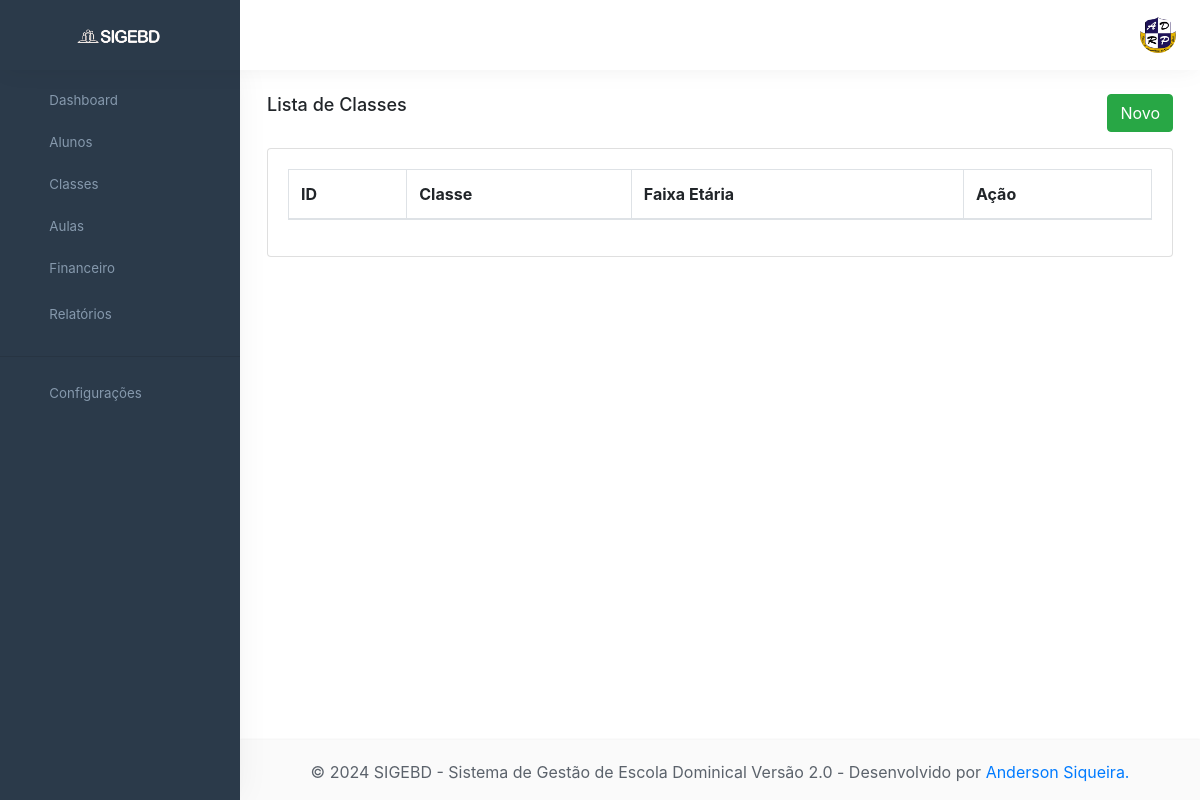
/Classe, run on an earlier commit of the app's database.
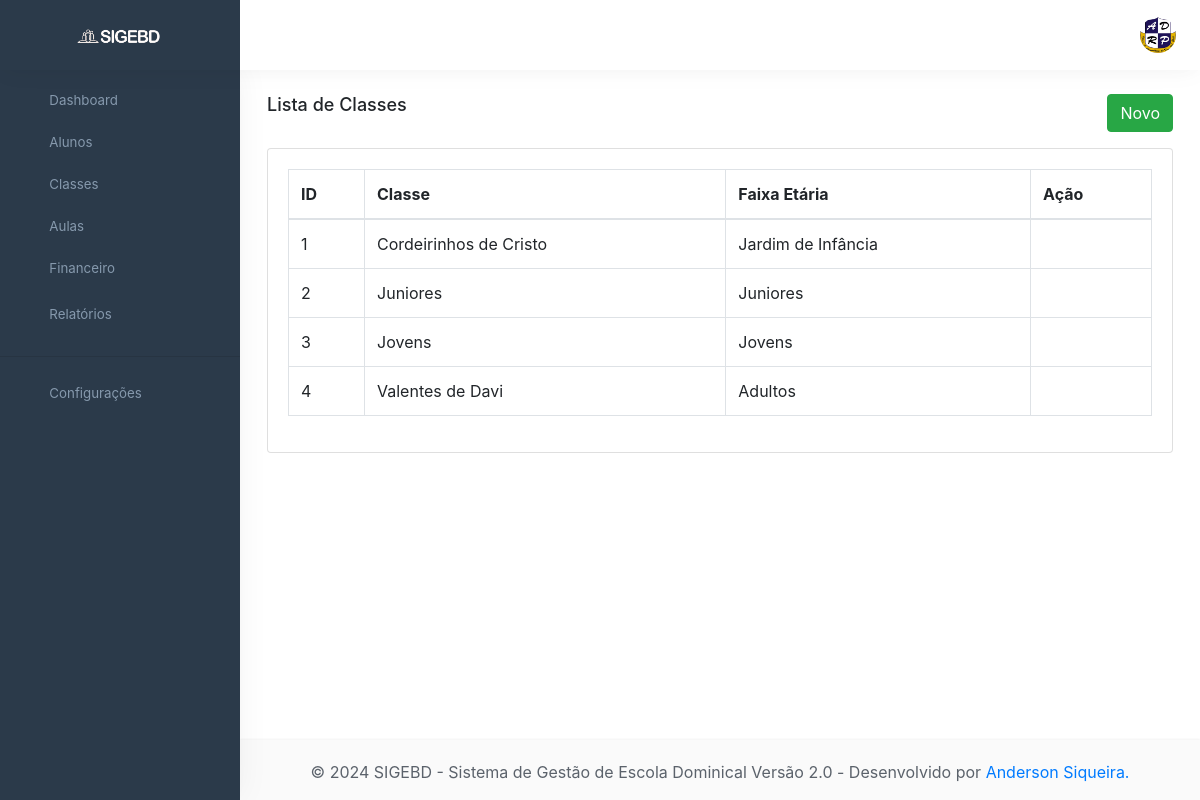
And on a later commit of the database.
### tables this page shows
CREATE TABLE `classe` (
  `id_classe` int(11) NOT NULL,
  `id_faixa_etaria` int(11) DEFAULT NULL,
  `classe` varchar(150) NOT NULL,
  `descricao` text DEFAULT NULL,
  `status` varchar(1) DEFAULT NULL,
  `data_cad` date DEFAULT curdate()
);

CREATE TABLE `faixa_etaria` (
  `id_faixa_etaria` int(11) NOT NULL,
  `faixa_etaria` varchar(150) NOT NULL,
  `status` varchar(1) NOT NULL,
  `data_cad` date DEFAULT curdate(),
  `dtahralteracao` datetime DEFAULT current_timestamp() ON UPDATE current_timestamp(),
  `usualteracao` int(11) DEFAULT NULL
);

### app/core/Controller.php (called while the page is built, shortened)
<?php
class Controller{
     public function load($viewName, $viewData=array()){
       extract($viewData);
       include "app/views/" . $viewName .".php";
   }
}

### app/controllers/ClasseController.php (called while the page is built, shortened)
<?php
class ClasseController extends Controller{
    public function index(){
        $dados["lista"] = Service::getRel(["classe", "faixa_etaria"],["joinCampo" =>"id_faixa_etaria"]);
        $dados["faixa_etaria"] = Service::lista("faixa_etaria");
        $dados["view"]  = "Classe/Index";
        $this->load("template", $dados);
    }
 }
?>

### app/core/Core.php (called while the page is built, shortened)
<?php
class Core{
    private $controller;
    private $metodo;
    private $parametros = array();
    public function run(){
       try {
           $c = new $controllerCorrente;
           call_user_func_array(array($c, $this->getMetodo()), $this->getParametros());
       } catch (ArgumentCountError $e) {
           throw new Exception("Erro na linha: " . $e->getLine() ." do arquivo " . $e->getFile() ." <br> O número de argumentos passados não corresponde ao esperado <br><br>" );
       }
    }
    public function verificaUri(){
        $url = filter_input(INPUT_GET, 'request');
        if($url!=""){
            $url = explode('/', $url);
            $this->controller = ucfirst($url[0]) ."Controller";
            array_shift($url);
            if(isset($url[0])){
                $this->metodo = $url[0];
                array_shift($url);
            }else{
                $this->metodo = METODO_PADRAO;
            }
        }else{
            $this->controller = ucfirst(CONTROLLER_PADRAO) ."Controller";
            $this->metodo = METODO_PADRAO;
        }
    }
    public function getMetodo() {
        if(method_exists(NAMESPACE_CONTROLLER .$this->controller, $this->metodo)){
            return $this->metodo;
        }else{
            throw new Exception("Método não encontrado",500);
        }
    }
    public function getParametros() {
        return $this->parametros;
    }
}

### app/core/Model.php (called while the page is built, shortened)
<?php
abstract class Model{
    public function __construct() {
        $this->db = Conexao::getConexao();
    }
    function findRel($conn, $tabelas, $condicoes = [], $campos = '*', $isLista = true) {
        try {
            $tabelasStr = implode(', ', $tabelas);
            $joinCampo = isset($condicoes['joinCampo']) ? $condicoes['joinCampo'] : null;
            $joinCondicao = $joinCampo ? "{$tabelas[0]}.$joinCampo = {$tabelas[1]}.$joinCampo" : '';
            $condicoesStr = '';
            $valores = [];
            if (is_array($campos)) {
                $camposStr = implode(', ', $campos);
            } else {
                $camposStr = $campos;
            }
            $sql = "SELECT $camposStr FROM $tabelasStr";
            if ($joinCondicao) {
                $sql .= " WHERE $joinCondicao";
            } elseif ($condicoesStr) {
                $sql .= " WHERE $condicoesStr";
            }
            $stmt = $conn->prepare($sql);
            $stmt->execute();
            if ($isLista) {
                return $stmt->fetchAll(\PDO::FETCH_OBJ);
            } else {
                return $stmt->fetch(\PDO::FETCH_OBJ);
            }
        } catch (\PDOException $e) {
            throw new \Exception($e->getMessage());
        }
    }
}

### app/models/dao/Dao.php (called while the page is built, shortened)
<?php
class Dao extends Model{
    public function getRel( $tabelas, $condicoes, $campos , $isLista ){
        return  $this->findRel($this->db, $tabelas, $condicoes, $campos , $isLista );
    }
}

### app/models/service/Service.php (called while the page is built, shortened)
<?php
class Service{
    public static  function getRel( $tabelas, $condicoes, $campos = '*', $isLista = true){
        $dao = new Dao();
        return  $dao->getRel( $tabelas, $condicoes, $campos , $isLista );
    }
}

### app/core/Conexao.php (called while the page is built, shortened)
<?php
class Conexao{
    private static $conexao = null;
    public static function getConexao(){
        try{
            if(!self::$conexao){
                self::$conexao = new \PDO("mysql:dbname=".BANCO.";host=".SERVIDOR,USUARIO,SENHA);
                self::$conexao->setAttribute(\PDO::ATTR_ERRMODE, \PDO::ERRMODE_EXCEPTION);
                self::$conexao->exec("SET NAMES " . CHARSET);
            }
            return self::$conexao;
        }catch (PDOException $e){
            throw new Exception("Erro ao tentar conectar com o banco");
        }
    }
}

### app/views/Classe/Index.php (the view, shortened to what this page needs)
<div class="row">
    <div class="col-sm-6">
        <div class="page-title-box">
            <h4>Lista de Classes</h4>
        </div>
    </div>
    <div class="col-sm-6">
        <div class="state-information d-none d-sm-block">
            <div class="state-graph">
                <a href="<?php echo URL_BASE . "classe/Create" ?>" class="btn btn-success" role="button"
                    aria-pressed="true">
                    Novo</a>
            </div>
        </div>
    </div>
</div>
<div class="row">
    <div class="col-12">
        <div class="card">
            <div class="card-body">
                <table id="datatable" class="table table-bordered dt-responsive nowrap"
                    style="border-collapse: collapse; border-spacing: 0; width: 100%;">
                    <thead>
                        <tr>
                            <th>ID</th>
                            <th>Classe</th>
                            <th>Faixa Etária</th>
                            <th>Ação</th>
                        </tr>
                    </thead>
                    <tbody>
                        <?php foreach ($lista as $c) { ?>
                        <tr>
                            <td><?php echo $c->id_classe ?></td>
                            <td><?php echo $c->classe ?></td>
                            <td><?php echo $c->faixa_etaria ?></td>
                            <td>
                            </td>
                        </tr>
                        <?php } ?>
                    </tbody>
                </table>
            </div>
        </div>
    </div>
</div>

### index.php (shortened to what this page needs)
<?php
require_once 'app/core/Core.php';
if(ROTA_MANUAL==true){
    require_once 'app/rotas/web.php';
    $rota->run( $rota->rotas );
}else{
    try{
        $core = new Core;
        $core->run();
    }catch ( Exception $e){
        $erro = new Excecao($e);
        $erro->mostrar();
    }catch (Error  $e){
        $erro = new Excecao($e);
        $erro->mostrar();
    }
}

### app/views/template.php (shortened to what this page needs)
<!DOCTYPE html>
<html lang="pt-br">
<head>
    <link href="<?php echo URL_BASE?>assets/libs/datatables.net-bs4/css/dataTables.bootstrap4.min.css" rel="stylesheet"
        type="text/css" />
    <link href="<?php echo URL_BASE?>assets/libs/datatables.net-buttons-bs4/css/buttons.bootstrap4.min.css"
        rel="stylesheet" type="text/css" />
    <link href="<?php echo URL_BASE?>assets/libs/datatables.net-responsive-bs4/css/responsive.bootstrap4.min.css"
        rel="stylesheet" type="text/css" />
    <link href="<?php echo URL_BASE?>assets/css/bootstrap.min.css" id="bootstrap-style" rel="stylesheet"
        type="text/css" />
    <link href="<?php echo URL_BASE?>assets/css/icons.min.css" rel="stylesheet" type="text/css" />
    <link href="<?php echo URL_BASE?>assets/css/app.min.css" id="app-style" rel="stylesheet" type="text/css" />
</head>
<body data-sidebar="dark">
    <div id="layout-wrapper">
        <?php include "cabecalho.php" ?>
        <?php include "menu.php" ?>
        <div class="main-content">
            <div class="page-content">
                <div class="container-fluid">
                    <?php $this->load($view, $viewData); ?>
                </div>
            </div>
            <?php include "rodape.php" ?>
        </div>
    </div>
</body>
</html>

### app/views/cabecalho.php (shortened to what this page needs)
<header id="page-topbar">
    <div class="navbar-header">
        <div class="d-flex">
            <div class="navbar-brand-box">
                <a href="<?php echo URL_BASE?>" class="logo logo-light">
                    <span class="logo-lg">
                        <img src="<?php echo URL_BASE?>assets/images/logo3.png" alt="" height="18">
                    </span>
                </a>
            </div>
            <button type="button" class="btn btn-sm px-3 font-size-24 header-item waves-effect vertical-menu-btn">
            </button>
        </div>
        <div class="d-flex">
            <div class="dropdown d-none d-lg-inline-block">
                <button type="button" class="btn header-item noti-icon waves-effect" data-toggle="fullscreen">
                </button>
            </div>
            <div class="dropdown d-inline-block">
                <button type="button" class="btn header-item waves-effect" id="page-header-user-dropdown"
                    data-bs-toggle="dropdown" aria-haspopup="true" aria-expanded="false">
                    <img class="rounded-circle header-profile-user"
                        src="<?php echo URL_BASE?>assets/images/users/logo.png" alt="Header Avatar">
                </button>
            </div>
        </div>
    </div>
</header>

### app/views/menu.php (shortened to what this page needs)
<div class="vertical-menu">
    <div data-simplebar class="h-100">
        <div id="sidebar-menu">
            <ul class="metismenu list-unstyled" id="side-menu">
                <li>
                    <a href="<?php echo URL_BASE ?>" class="waves-effect">
                        <i class="mdi mdi-view-dashboard"></i>
                        <span>Dashboard</span>
                    </a>
                </li>
                <li>
                    <a href="<?php echo URL_BASE . "Aluno" ?>" class="waves-effect">
                        <i class="mdi mdi-account-box"></i>
                        <span>Alunos</span>
                    </a>
                </li>
                <li>
                    <a href="<?php echo URL_BASE . "Classe" ?>" class="waves-effect">
                        <i class="mdi mdi-account-group"></i>
                        <span>Classes</span>
                    </a>
                </li>
                <li>
                    <a href="<?php echo URL_BASE . "Aula" ?>" class="waves-effect">
                        <i class="mdi mdi-church"></i>
                        <span>Aulas</span>
                    </a>
                </li>
                <li>
                    <a href="javascript: void(0);" class="has-arrow waves-effect">
                        <i class="mdi mdi-cash-multiple"></i>
                        <span> Financeiro </span>
                    </a>
                </li>
                <li>
                    <a href="javascript: void(0);" class="has-arrow waves-effect">
                        <i class="mdi mdi-clipboard-outline"></i>
                        <span> Relatórios </span>
                    </a>
                </li>
                <div>
                    <hr>
                </div>
                <li>
                    <a href="javascript: void(0);" class="has-arrow waves-effect">
                        <i class="mdi mdi-cog-outline"></i>
                        <span> Configurações </span>
                    </a>
                </li>
            </ul>
        </div>
    </div>
</div>

### app/views/rodape.php
<footer class="footer">
    <div class="container-fluid">
        <div class="row">
            <div class="col-sm-12">
                &copy; <?php echo date('Y') ?> SIGEBD - Sistema de Gestão de Escola Dominical Versão 2.0
                <span class="d-none d-sm-inline-block">
                    - Desenvolvido por
                    <a href="https://www.andersonls.com.br/" target="_blank">Anderson Siqueira.</a>
                </span>
            </div>
        </div>
    </div>
</footer>

What changed in the data, as far as the page shows it:
added classe: id_classe "1", classe "Cordeirinhos de Cristo", id_faixa_etaria.faixa_etaria "Jardim de Infância"
added classe: id_classe "2", classe "Juniores", id_faixa_etaria.faixa_etaria "Juniores"
added classe: id_classe "3", classe "Jovens", id_faixa_etaria.faixa_etaria "Jovens"
added classe: id_classe "4", classe "Valentes de Davi", id_faixa_etaria.faixa_etaria "Adultos"
